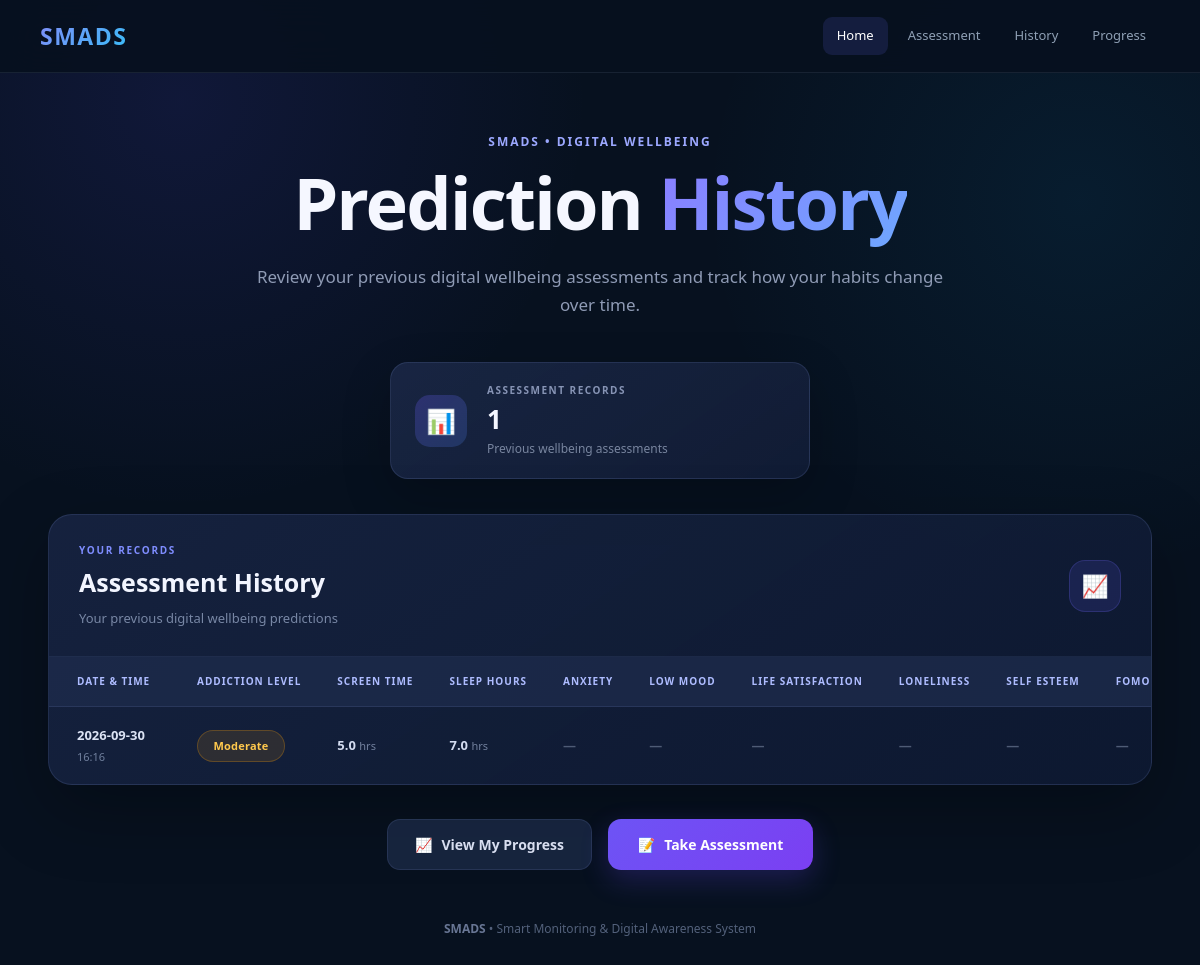
Screenshot of /history (signed in) with the database file from the repository.
### tables this page shows
CREATE TABLE predictions (

            id INTEGER PRIMARY KEY AUTOINCREMENT,

            user_id INTEGER NOT NULL,

            addiction_level TEXT NOT NULL,

            prediction_confidence REAL,

            daily_screen_hours REAL,

            avg_sleep_hours REAL,

            created_at TIMESTAMP DEFAULT CURRENT_TIMESTAMP, anxiety REAL, low_mood REAL, life_satisfaction REAL, loneliness REAL, self_esteem REAL, fomo REAL, social_comparison REAL, physical_activity REAL,

            FOREIGN KEY (user_id) REFERENCES users(id)

        );

### app.py (the view)
@app.route("/history")
@login_required
def history():
    connection = get_db_connection()
    predictions = connection.execute(
        """
        SELECT
            id,
            user_id,
            addiction_level,
            prediction_confidence,
            daily_screen_hours,
            avg_sleep_hours,
            anxiety,
            low_mood,
            life_satisfaction,
            loneliness,
            self_esteem,
            fomo,
            social_comparison,
            physical_activity,
            created_at
        FROM predictions
        WHERE user_id = ?
        ORDER BY created_at DESC
        """,
        (current_user.id,)
    ).fetchall()
    connection.close()
    return render_template(
        "history.html",
        predictions=predictions
    )

### app.py (called while the page is built)
def get_db_connection():
    connection = sqlite3.connect(
        "users.db"
    )
    connection.row_factory = sqlite3.Row
    return connection

@login_manager.user_loader
def load_user(user_id):
    connection = get_db_connection()
    user = connection.execute(
        """
        SELECT *
        FROM users
        WHERE id = ?
        """,
        (user_id,)
    ).fetchone()
    connection.close()
    if user:
        return User(
            user["id"],
            user["username"],
            user["email"]
        )
    return None

### templates/history.html (shortened to what this page needs)
<!DOCTYPE html>
<html lang="en">
<head>
    <link rel="stylesheet"
          href="{{ url_for('static', filename='style.css') }}">
</head>
<body>
<header class="main-header">
    <div class="header-content">
        <div class="logo">
            SMADS
        </div>
        <nav>
            <a href="{{ url_for('home') }}">
                Home
            </a>
            <a href="{{ url_for('assessment') }}">
                Assessment
            </a>
            <a href="{{ url_for('history') }}"
               class="active">
                History
            </a>
            <a href="{{ url_for('progress') }}">
                Progress
            </a>
        </nav>
    </div>
</header>
<main class="history-container">
    <section class="history-hero">
        <div class="history-eyebrow">
            SMADS • DIGITAL WELLBEING
        </div>
        <h1>
            Prediction
            <span>History</span>
        </h1>
        <p>
            Review your previous digital wellbeing assessments
            and track how your habits change over time.
        </p>
    </section>
    <section class="history-summary">
        <div class="summary-icon">
            📊
        </div>
        <div class="summary-content">
            <span>
                ASSESSMENT RECORDS
            </span>
            <strong>
                {{ predictions|length }}
            </strong>
            <p>
                Previous wellbeing assessments
            </p>
        </div>
    </section>
    <section class="history-card">
        <div class="history-card-header">
            <div>
                <div class="history-card-label">
                    YOUR RECORDS
                </div>
                <h2>
                    Assessment History
                </h2>
                <p>
                    Your previous digital wellbeing predictions
                </p>
            </div>
            <div class="history-card-icon">
                📈
            </div>
        </div>
        {% if predictions %}
        <div class="history-table-wrapper">
            <table class="history-table">
                <thead>
                    <tr>
                        <th>Date & Time</th>
                        <th>Addiction Level</th>
                        <th>Screen Time</th>
                        <th>Sleep Hours</th>
                        <th>Anxiety</th>
                        <th>Low Mood</th>
                        <th>Life Satisfaction</th>
                        <th>Loneliness</th>
                        <th>Self Esteem</th>
                        <th>FOMO</th>
                    </tr>
                </thead>
                <tbody>
                {% for prediction in predictions %}
                    <tr>
                        <td class="date-cell">
                            {% if prediction["created_at"] %}
                                <div class="date-main">
                                    {{ prediction["created_at"][:10] }}
                                </div>
                                <div class="date-time">
                                    {{ prediction["created_at"][11:16] }}
                                </div>
                            {% else %}
                                <span class="empty-value">
                                    —
                                </span>
                            {% endif %}
                        </td>
                        <td>
                            {% if prediction["addiction_level"] == "Low" %}
                                <span class="history-badge badge-low">
                                    Low
                                </span>
                            {% elif prediction["addiction_level"] == "Moderate" %}
                                <span class="history-badge badge-moderate">
                                    Moderate
                                </span>
                            {% elif prediction["addiction_level"] == "High" %}
                                <span class="history-badge badge-high">
                                    High
                                </span>
                            {% else %}
                                <span class="history-badge badge-default">
                                    {{ prediction["addiction_level"] or "Unknown" }}
                                </span>
                            {% endif %}
                        </td>
                        <td class="metric-cell">
                            {% if prediction["daily_screen_hours"] is not none %}
                                {{ "%.1f"|format(prediction["daily_screen_hours"]) }}
                                <span>hrs</span>
                            {% else %}
                                <span class="empty-value">—</span>
                            {% endif %}
                        </td>
                        <td class="metric-cell">
                            {% if prediction["avg_sleep_hours"] is not none %}
                                {{ "%.1f"|format(prediction["avg_sleep_hours"]) }}
                                <span>hrs</span>
                            {% else %}
                                <span class="empty-value">—</span>
                            {% endif %}
                        </td>
                        <td>
                            {% if prediction["anxiety"] is not none %}
                                {{ prediction["anxiety"] }}/27
                            {% else %}
                                <span class="empty-value">—</span>
                            {% endif %}
                        </td>
                        <td>
                            {% if prediction["low_mood"] is not none %}
                                {{ prediction["low_mood"] }}/27
                            {% else %}
                                <span class="empty-value">—</span>
                            {% endif %}
                        </td>
                        <td>
                            {% if prediction["life_satisfaction"] is not none %}
                                {{ prediction["life_satisfaction"] }}/10
                            {% else %}
                                <span class="empty-value">—</span>
                            {% endif %}
                        </td>
                        <td>
                            {% if prediction["loneliness"] is not none %}
                                {{ prediction["loneliness"] }}/10
                            {% else %}
                                <span class="empty-value">—</span>
                            {% endif %}
                        </td>
                        <td>
                            {% if prediction["self_esteem"] is not none %}
                                {{ prediction["self_esteem"] }}/10
                            {% else %}
                                <span class="empty-value">—</span>
                            {% endif %}
                        </td>
                        <td>
                            {% if prediction["fomo"] is not none %}
                                {{ prediction["fomo"] }}/10
                            {% else %}
                                <span class="empty-value">—</span>
                            {% endif %}
                        </td>
                    </tr>
                {% endfor %}
                </tbody>
            </table>
        </div>
        {% endif %}
    </section>
    <section class="history-actions">
        <a href="{{ url_for('progress') }}"
           class="history-secondary-button">
            📈
            <span>
                View My Progress
            </span>
        </a>
        <a href="{{ url_for('assessment') }}"
           class="history-primary-button">
            📝
            <span>
                Take Assessment
            </span>
        </a>
    </section>
    <footer class="history-footer">
        <strong>
            SMADS
        </strong>
        <span>
            • Smart Monitoring & Digital Awareness System
        </span>
    </footer>
</main>
</body>
</html>

### rows the page displays
predictions: created_at "2026-09-30", created_at "16:16", addiction_level "Moderate", daily_screen_hours "5.0", avg_sleep_hours "7.0"

### other values shown
{{ predictions|length }} "1"
